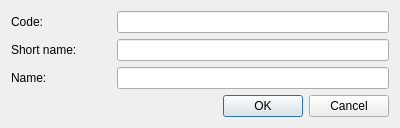
<?xml version="1.0" encoding="UTF-8"?>
<ui version="4.0">
 <class>CreateCurrency</class>
 <widget class="QDialog" name="CreateCurrency">
  <property name="geometry">
   <rect>
    <x>0</x>
    <y>0</y>
    <width>400</width>
    <height>127</height>
   </rect>
  </property>
  <property name="sizePolicy">
   <sizepolicy hsizetype="Fixed" vsizetype="Fixed">
    <horstretch>0</horstretch>
    <verstretch>0</verstretch>
   </sizepolicy>
  </property>
  <property name="windowTitle">
   <string>Create/Update Currency</string>
  </property>
  <property name="locale">
   <locale language="English" country="UnitedStates"/>
  </property>
  <layout class="QGridLayout" name="gridLayout">
   <property name="leftMargin">
    <number>11</number>
   </property>
   <property name="topMargin">
    <number>11</number>
   </property>
   <property name="rightMargin">
    <number>11</number>
   </property>
   <property name="bottomMargin">
    <number>11</number>
   </property>
   <item row="0" column="0">
    <widget class="QLabel" name="codeLb">
     <property name="minimumSize">
      <size>
       <width>100</width>
       <height>0</height>
      </size>
     </property>
     <property name="text">
      <string>Code:</string>
     </property>
    </widget>
   </item>
   <item row="1" column="0">
    <widget class="QLabel" name="shortNameLb">
     <property name="text">
      <string>Short name:</string>
     </property>
    </widget>
   </item>
   <item row="2" column="0">
    <widget class="QLabel" name="nameLb">
     <property name="text">
      <string>Name:</string>
     </property>
    </widget>
   </item>
   <item row="1" column="1">
    <widget class="QLineEdit" name="shortNameEdit">
     <property name="toolTip">
      <string>The length must be equal to 3</string>
     </property>
    </widget>
   </item>
   <item row="3" column="0" colspan="2">
    <layout class="QHBoxLayout" name="horizontalLayout">
     <item>
      <spacer name="horizontalSpacer">
       <property name="orientation">
        <enum>Qt::Horizontal</enum>
       </property>
       <property name="sizeHint" stdset="0">
        <size>
         <width>40</width>
         <height>20</height>
        </size>
       </property>
      </spacer>
     </item>
     <item>
      <widget class="QPushButton" name="okBtn">
       <property name="text">
        <string>OK</string>
       </property>
      </widget>
     </item>
     <item>
      <widget class="QPushButton" name="cancelBtn">
       <property name="text">
        <string>Cancel</string>
       </property>
      </widget>
     </item>
    </layout>
   </item>
   <item row="0" column="1">
    <widget class="QLineEdit" name="codeEdit">
     <property name="toolTip">
      <string>Only digits. The length must be equal to 3</string>
     </property>
     <property name="inputMask">
      <string>000</string>
     </property>
    </widget>
   </item>
   <item row="2" column="1">
    <widget class="QLineEdit" name="nameEdit">
     <property name="toolTip">
      <string>Must not be empty</string>
     </property>
    </widget>
   </item>
  </layout>
 </widget>
 <tabstops>
  <tabstop>codeEdit</tabstop>
  <tabstop>shortNameEdit</tabstop>
  <tabstop>nameEdit</tabstop>
  <tabstop>okBtn</tabstop>
  <tabstop>cancelBtn</tabstop>
 </tabstops>
 <resources/>
 <connections/>
</ui>
